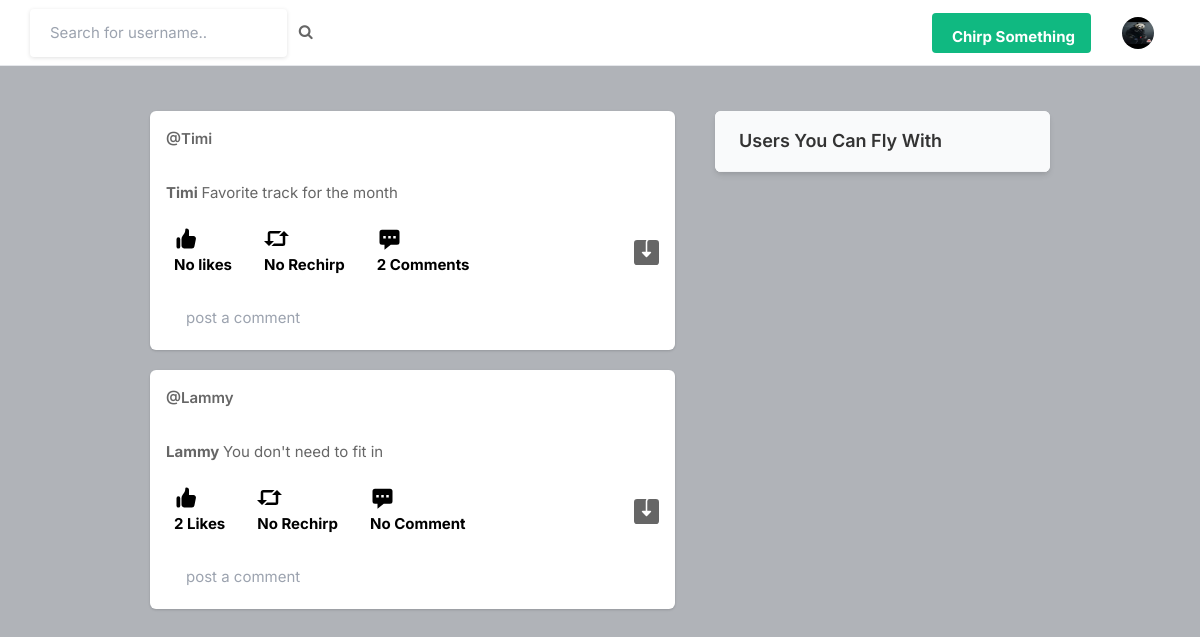
The page / (signed in) on the database its author committed.
### chirp/models.py (models this page shows, shortened)
class Profile(models.Model):
    user = models.ForeignKey(User, on_delete=models.CASCADE)
    id_user = models.IntegerField()
    bio = models.TextField(blank=True)
    profileimg = models.ImageField(upload_to='profile_images', default='blank-profile-picture.jpg')
    location = models.CharField(max_length=100, blank=True)

class Post(models.Model):
    id = models.UUIDField(primary_key=True, default=uuid.uuid4)
    user = models.ForeignKey(User, on_delete=models.CASCADE)
    image = models.ImageField(upload_to='post_images', null=True)
    caption = models.TextField(null=True)
    created_at = models.DateTimeField(default=datetime.now)
    no_of_rechirps = models.IntegerField(default=0)
    no_of_likes = models.IntegerField(default=0)
    no_of_comments = models.IntegerField(default=0)

### chirp/views.py (the view)
# urls.py: path('', views.index, name= 'index'),
@login_required(login_url='signin')
def index(request):
    user_object = User.objects.get(username=request.user.username)
    user_profile = Profile.objects.get(user=user_object)
    rechirps = Rechirp.objects.filter(user=request.user)
    form = CommentForm()
    user_following_list = []
    feed = []
    rechirps = []
    user_following = request.user.followings.all()
    for users in user_following:
        user_following_list.append(users.user)
    for usernames in user_following_list:
        feed_lists = Post.objects.filter(user=usernames)
        feed.append(feed_lists)
    for usernames in user_following_list:
        rechirps_lists = Rechirp.objects.filter(user=usernames)
        rechirps.append(rechirps_lists)
    feed_list = list(chain(*feed))
    rechirps_list = list(chain(*rechirps))
    all_users = User.objects.all()
    user_following_all = []
    for user in user_following:
        user_list = User.objects.get(username=user.user)
        user_following_all.append(user_list)
    new_suggestions_list = [x for x in list(all_users) if (x not in list(user_following_all))]
    current_user = User.objects.filter(username=request.user.username)
    final_suggestions_list = [x for x in list(new_suggestions_list) if ( x not in list(current_user))]
    random.shuffle(final_suggestions_list)
    username_profile = []
    username_profile_list = []
    for users in final_suggestions_list:
        username_profile.append(users.id)
    for ids in username_profile:
        profile_lists = Profile.objects.filter(id_user=ids)
        username_profile_list.append(profile_lists)
    suggestions_username_profile_list = list(chain(*username_profile_list))
    return render(request, 'index.html', {'user_profile': user_profile, 'posts': feed_list, 'suggestions_username_profile_list': suggestions_username_profile_list[:4], 'rechirp': rechirps_list, 'form': form})

### chirp/forms.py
class CommentForm(ModelForm):
    error_css_class = 'error-field'
    required_css_class = 'required-field'
    body = forms.CharField(label='', widget=forms.TextInput(attrs={"class": "bg-transparent max-h-10 shadow-none", "type": "text", "placeholder": "post a comment"}))
    class Meta:
        model = Comment
        fields = ['body', 'post', 'user', 'parent']
        widgets = {
            'user': forms.HiddenInput(),
            'post': forms.HiddenInput(),
            'parent': forms.HiddenInput(),
            'body': forms.TextInput(
                attrs={
                    "class": "bg-transparent max-h-10 shadow-none",
                    "type": "text",
                    "placeholder": "post a comment"
                }
            )
        }

### templates/index.html (shortened to what this page needs)
{% load static %}
<!DOCTYPE html>
<html lang="en">
<head>
    <link rel="stylesheet" href="{% static 'assets/css/icons.css' %}">
    <link rel="stylesheet" href="{% static 'assets/css/uikit.css' %}">
    <link rel="stylesheet" href="{% static 'assets/css/style.css' %}">
    <link rel="stylesheet" href="{% static 'assets/css/tailwind.css' %}">
    <link rel="stylesheet" href="https://cdnjs.cloudflare.com/ajax/libs/font-awesome/4.7.0/css/font-awesome.min.css">
</head>
<body>
            <header>
                <div class="header_inner">
                    <form action="/search" method="POST">
                    <div class="left-side">
                            <input type="text" name="username" placeholder="Search for username..">&nbsp; &nbsp;
                            <button type="submit"><i class="fa fa-search fa-1x"></i></button>
                    </div>
                    </form>
                    <div class="right-side lg:pr-4">
                        <a href="#"
                            class="bg-green-500 flex font-bold hidden hover:bg-pink-600 hover:text-black inline-block items-center lg:block max-h-10 mr-4 px-4 py-2 rounded shado text-white">
                              Chirp Something
                        </a>
                        <a href="#">
                            <img src="{{user_profile.profileimg.url}}" class="header-avatar" alt="">
                        </a>
                    </div>
                </div>
            </header>
            <div class="container m-auto">
                <div class="lg:flex justify-center lg:space-x-10 lg:space-y-0 space-y-5">
                    <div class="space-y-5 flex-shrink-0 lg:w-7/12">
                        {% for post in posts reversed %}
                        <div class="bg-white shadow rounded-md  -mx-2 lg:mx-0">
                            <div class="flex justify-between items-center px-4 py-3">
                                <div class="flex flex-1 items-center space-x-4">
                                    {% if not rechirp %}
                                    <span class="block font-semibold "><a href='/profile/{{post.user}}'>@{{post.user}}</a> </span>
                                    {% else %}
                                    <span class="block font-semibold "><a href='/profile/{{post.user}}'>@{{post.user}}</a> </span>
                                    {% endif %}
                                </div>
                              <div>
                                <a href="#"> <i class="icon-feather-more-horizontal text-2xl hover:bg-gray-200 rounded-full p-2 transition -mr-1 "></i> </a>
                              </div>
                            </div>
                            <div class="py-3 px-4 space-y-3">
                                <p>
                                    <a href='/profile/{{post.user}}'><strong>{{post.user}} </strong></a> {{post.caption}}
                                </p>
                                <div class="flex space-x-4 lg:font-bold">
                                    <a href="/like-post?post_id={{post.id}}" class="flex items-center space-x-2">
                                        <div class="p-2 rounded-full text-black">
                                            {% if post.no_of_likes == 0 %}
                                            <p>No likes</p>
                                            {% elif post.no_of_likes == 1 %}
                                            <p>{{post.no_of_likes}} Like</p>
                                            {% else %}
                                            <p>{{post.no_of_likes}} Likes</p>
                                            {% endif %}
                                        </div>
                                    </a>
                                    <a href="/rechirp?post_id={{post.id}}" class="flex items-center space-x-4">
                                        <div class="p-2 rounded-full text-black">
                                            <svg xmlns="http://www.w3.org/2000/svg" viewBox="0 0 20 20" fill="currentColor" width="25" height="25" class="">
                                                <path d="M5 4a2 2 0 0 0-2 2v6H0l4 4 4-4H5V6h7l2-2H5zm10 4h-3l4-4 4 4h-3v6a2 2 0 0 1-2 2H6l2-2h7V8z"/></svg>
                                                {% if post.no_of_rechirps == 0 %}
                                                <p>No Rechirp</p>
                                                {% elif post.no_of_rechirps == 1 %}
                                                <p>{{post.no_of_rechirps}} Rechirp</p>
                                                {% else %}
                                                <p>{{post.no_of_rechirps}} Rechirps</p>
                                                {% endif %}
                                        </div>
                                    </a>
                                    <a href="/comment?post_id={{post.id}}" class="flex items-center space-x-2">
                                        <div class="p-2 rounded-full text-black">
                                            <svg xmlns="http://www.w3.org/2000/svg" viewBox="0 0 20 20" fill="currentColor" width="25" height="25" class="">
                                                <path fill-rule="evenodd" d="M18 5v8a2 2 0 01-2 2h-5l-5 4v-4H4a2 2 0 01-2-2V5a2 2 0 012-2h12a2 2 0 012 2zM7 8H5v2h2V8zm2 0h2v2H9V8zm6 0h-2v2h2V8z" clip-rule="evenodd" />
                                            </svg>
                                                {% if post.no_of_comments == 0 %}
                                                <p>No Comment</p>
                                                {% elif post.no_of_comments == 1 %}
                                                <p>{{post.no_of_comments}} Comment</p>
                                                {% else %}
                                                <p>{{post.no_of_comments}} Comments</p>
                                                {% endif %}
                                        </div>
                                    </a>
                                    {% if not post.image %}
                                    <a href="{{post.caption}}" class="flex items-center space-x-2 flex-1 justify-end" >
                                        <svg xmlns="http://www.w3.org/2000/svg" xmlns:xlink="http://www.w3.org/1999/xlink" aria-hidden="true" role="img" width="25" height="25" preserveAspectRatio="xMidYMid meet" viewBox="0 0 16 16"><g fill="currentColor"><path d="M8.5 1.5A1.5 1.5 0 0 1 10 0h4a2 2 0 0 1 2 2v12a2 2 0 0 1-2 2H2a2 2 0 0 1-2-2V2a2 2 0 0 1 2-2h6c-.314.418-.5.937-.5 1.5v6h-2a.5.5 0 0 0-.354.854l2.5 2.5a.5.5 0 0 0 .708 0l2.5-2.5A.5.5 0 0 0 10.5 7.5h-2v-6z"/></g></svg>
                                    </a>
                                    {% else %}
                                    <a href="{{post.image.url}}" class="flex items-center space-x-2 flex-1 justify-end" download>
                                    </a>
                                    {% endif %}
                                </div>
                                <div>
                                    <form action="/comment?post_id={{post.id}}" method="post" enctype="multipart/form-data">
                                        {{form}}
                                    </form>
                                </div>
                            </div>
                        </div>
                        {% endfor %}
                    </div>
                    <div class="lg:w-5/12">
                        <div class="bg-white  shadow-md rounded-md overflow-hidden">
                            <div class="bg-gray-50  border-b border-gray-100 flex items-baseline justify-between py-4 px-6 ">
                                <h2 class="font-semibold text-lg">Users You Can Fly With</h2>
                            </div>
                        </div>
                    </div>
                </div>
            </div>
</body>
</html>

### static/assets/css/style.css (style rules this page uses)
body { background-color: #B0B3B8!important; }
button { vertical-align: middle; }
input { height: 48px; line-height: 48px; padding: 0 20px; outline: none; font-size: 15px; color: #808080; max-width: 100%; width: 100%; -webkit-box-sizing: border-box; box-sizing: border-box; display: block; font-weight: 400; opacity: 1; border-radius: 4px; border: none; -webkit-box-shadow: 0 1px 4px 0px rgba(0, 0, 0, 0.12); box-shadow: 0 1px 4px 0px rgba(0, 0, 0, 0.12); }
input[type="text"], input[type="password"], input[type="email"], input[type="number"] { height: 48px; line-height: 48px; padding: 0 20px; outline: none; font-size: 15px; color: #808080; max-width: 100%; width: 100%; -webkit-box-sizing: border-box; box-sizing: border-box; display: block; font-weight: 400; opacity: 1; border-radius: 4px; border: none; -webkit-box-shadow: 0 1px 4px 0px rgba(0, 0, 0, 0.12); box-shadow: 0 1px 4px 0px rgba(0, 0, 0, 0.12); }
input { -webkit-transition: all 0.1s ease-in-out; transition: all 0.1s ease-in-out; }
::placeholder { color: #808080; opacity: 1; }
button { border: none; margin: 0; padding: 0; width: auto; overflow: visible; background: transparent; color: inherit; font: inherit; line-height: normal; cursor: pointer; }
a { color: #be185d; -webkit-transition: 0.3s; transition: 0.3s; outline: none !important; }
button { outline: none !important; }
img { max-width: 100%; }
body { color: #666; font-size: 15px; line-height: 27px; background-color: #f0f2f5; font-family: "Inter", sans-serif; text-transform: none; }
body p { font-size: 15px; line-height: 27px; }
h1, h2, h3, h4, h5, h6 { font-family: "Inter", sans-serif; text-transform: none; }
input[type="text"], input[type="password"], input[type="email"] { font-family: "Inter", sans-serif; text-transform: none; }
button, body .pac-container { font-family: "Inter", sans-serif; text-transform: none; }
h1, h2, h3, h4, h5, h6 { color: #333; font-weight: 500; margin: 0; padding: 0; }
h2 { font-size: 26px; }
b, strong { font-weight: 700 !important; }
@media (min-width: 1024px) { .container { max-width: 900px !important; padding-top: 45px; } }
header { background-color: #fff; left: 0; right: 0; top: 0; z-index: 99; height: 66px; display: -webkit-box; display: -ms-flexbox; display: flex; -webkit-box-align: center; -ms-flex-align: center; align-items: center; border-bottom: 1px solid #e5e7eb; }
header .header_inner { display: -webkit-box; display: -ms-flexbox; display: flex; -webkit-box-align: center; -ms-flex-align: center; align-items: center; max-width: 1090px; margin: auto; width: 100%; max-width: 100% !important; padding: 0 30px; }
header .header_inner .left-side { display: -webkit-box; display: -ms-flexbox; display: flex; -webkit-box-align: center; -ms-flex-align: center; align-items: center; }
header .header_inner .right-side { display: -webkit-box; display: -ms-flexbox; display: flex; -webkit-box-align: center; -ms-flex-align: center; align-items: center; -webkit-box-pack: end; -ms-flex-pack: end; justify-content: flex-end; margin-left: auto; }
header .header_inner .right-side .header-avatar { width: 32px; height: 32px; border-radius: 100%; margin-left: 15px; }
.shadow-none { -webkit-box-shadow: none !important; box-shadow: none !important; }

### rows shown on the page
Profile: profileimg (picture)
Post: user "Timi", caption "Favorite track for the month", no_of_likes "No likes", no_of_rechirps "No Rechirp", no_of_comments "2"
Post: user "Lammy", caption "You don't need to fit in", no_of_likes "2", no_of_rechirps "No Rechirp", no_of_comments "No Comment"
